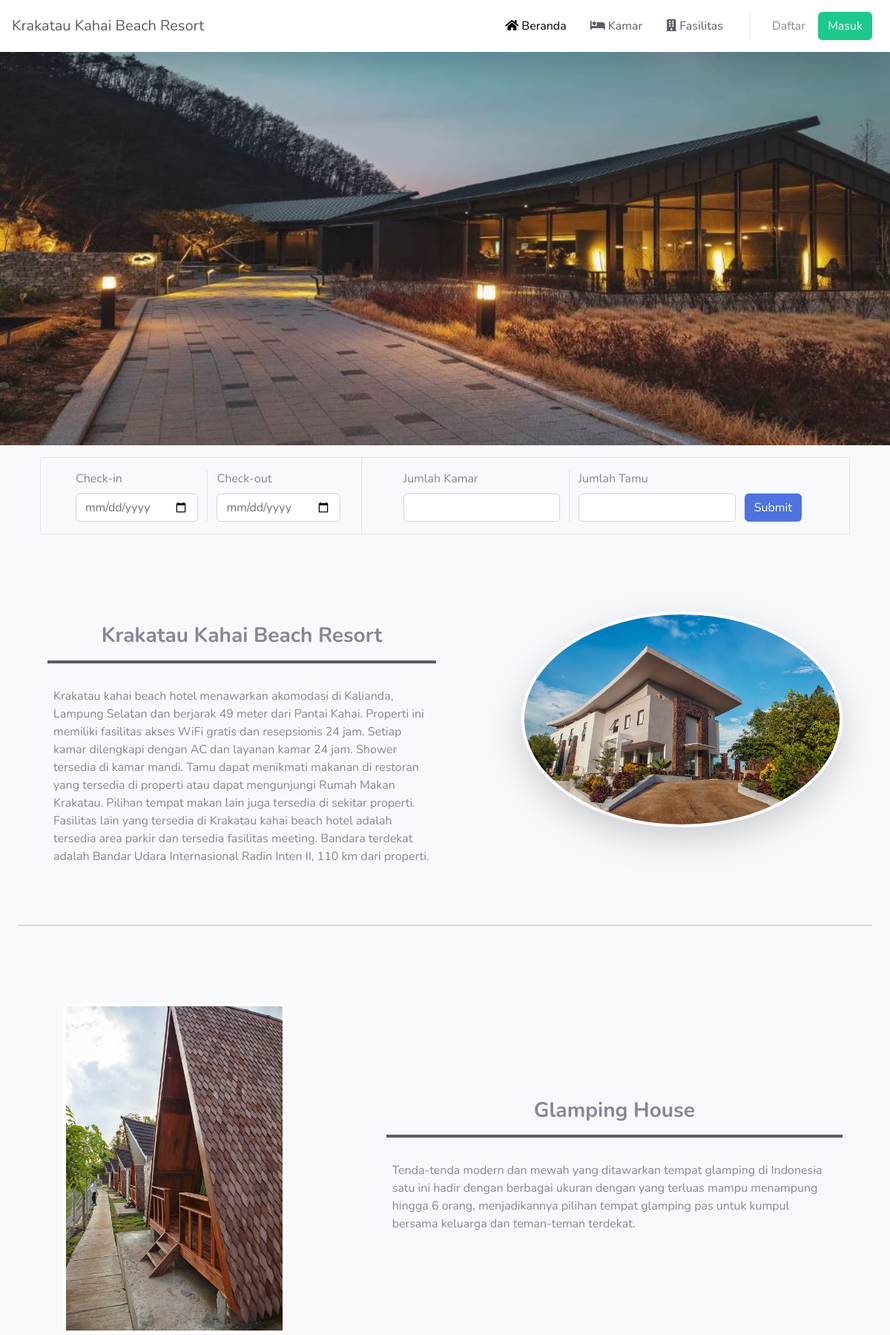
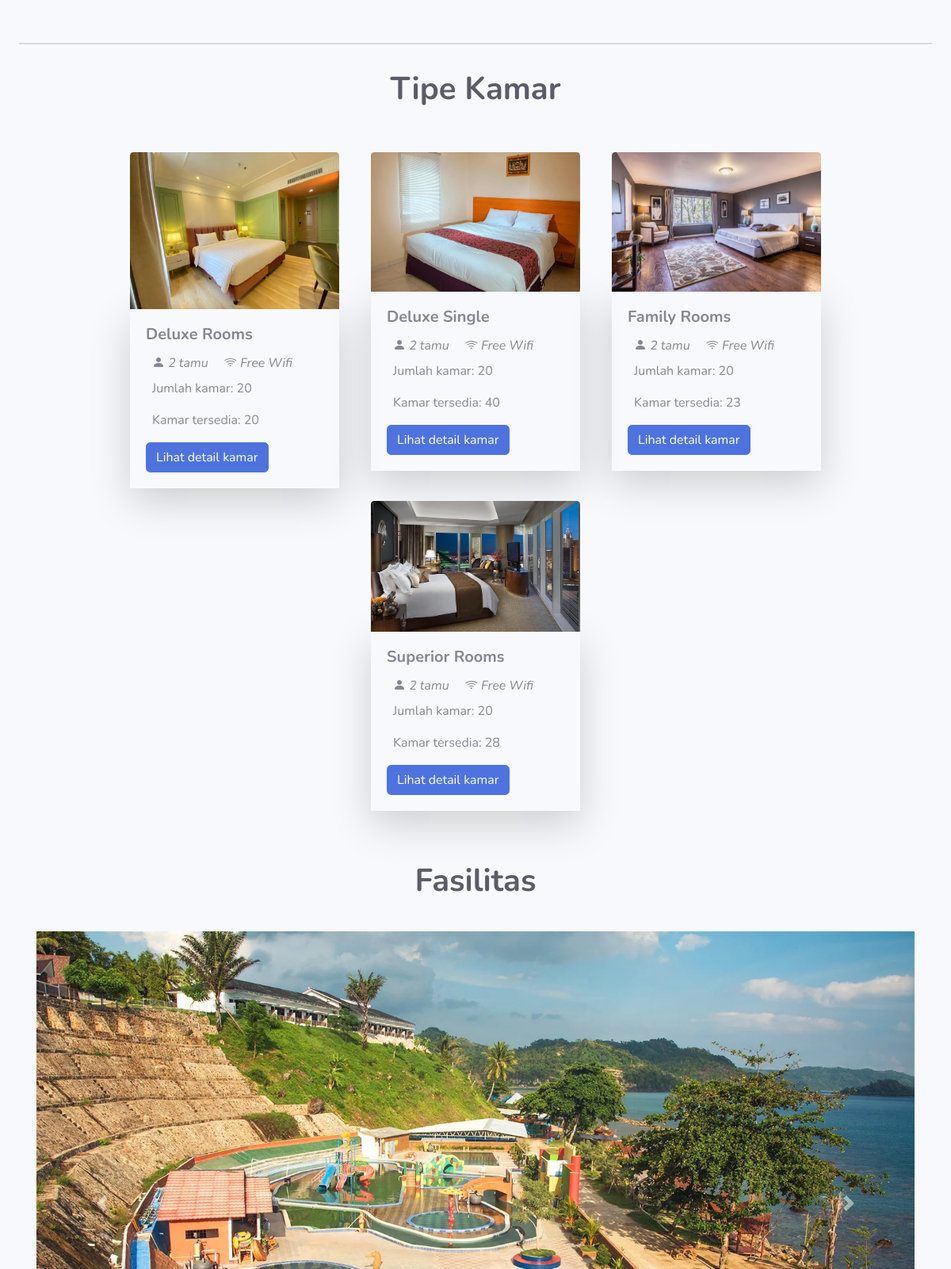
The page / (upper part) on the database its author committed (2 pictures, top to bottom).
### tables this page shows
CREATE TABLE `kamar` (
  `id` int(11) NOT NULL,
  `tipe_kamar` varchar(100) NOT NULL,
  `jumlah_kamar` varchar(100) NOT NULL,
  `kamar_tersedia` varchar(100) NOT NULL,
  `harga_kamar` varchar(20) NOT NULL,
  `total_harga` int(100) NOT NULL,
  `banner` varchar(100) NOT NULL
);

### index.php (the view, shortened to what this page needs)
<?php
require './koneksi.php';
?>
<!DOCTYPE html>
<html lang="en">
<head>
    <link href="./layout/vendor/fontawesome-free/css/all.min.css" rel="stylesheet" type="text/css">
    <link href="https://cdn.jsdelivr.net/npm/bootstrap@5.1.3/dist/css/bootstrap.min.css" rel="stylesheet">
    <link rel="stylesheet" href="https://cdn.jsdelivr.net/npm/bootstrap-icons@1.10.3/font/bootstrap-icons.css">
    <link href="./layout/css/sb-admin-2.min.css" rel="stylesheet">
    <link rel="stylesheet" href="./style/main.css">
</head>
<body id="page-top">
    <div id="wrapper">
        <div id="content-wrapper" class="d-flex flex-column">
            <div id="content">
                <nav class="navbar navbar-expand navbar-light bg-transparant topbar fixed-top bg-white shadow-lg">
                    <a href="index.php" class="navbar-brand text-dark">Krakatau Kahai Beach Resort</a>
                    <ul class="navbar-nav ml-auto px-2">
                        <li class="nav-item">
                            <a class="nav-link" href="./index.php" id="userDropdown" aria-haspopup="true" aria-expanded="false">
                                <span class="mr-2 d-none d-lg-inline text-dark active"><i class="fas fa-home"></i> Beranda</span>
                            </a>
                        </li>
                        <li class="nav-item">
                            <a class="nav-link" href="./kamar-hotel.php" id="userDropdown" aria-haspopup="true" aria-expanded="false">
                                <span class="mr-2 d-none d-lg-inline text-dark"><i class="fas fa-bed"></i> Kamar</span>
                            </a>
                        </li>
                        <li class="nav-item">
                            <a class="nav-link" href="./fasilitas.php" id="userDropdown" aria-haspopup="true" aria-expanded="false">
                                <span class="mr-2 d-none d-lg-inline text-dark"><i class="fas fa-building"></i> Fasilitas</span>
                            </a>
                        </li>
                        <?php
                        if ($user == "") {
                        ?>
                            <li class="nav-item my-auto d-none d-lg-inline">
                                <a href="./daftar.php" class="btn">Daftar</a>
                                <a href="./login.php" class="btn btn-success">Masuk</a>
                            </li>
                        <?php
                        }
                        ?>
                    </ul>
                </nav>
                <section>
                    <img src="./img/hero-pict.jpg" alt="banner" class="d-block w-100 object-fit-cover" style="height: 600px;">
                    <div class="container">
                        <?php
                        if ($user == "") {
                        ?>
                            <form action="" method="post" class="my-3 w-full border">
                                <div class="d-sm-flex justify-content-center">
                                    <div class="d-flex border-right sm-w-50 p-3 mx-2">
                                        <div class="col-6 border-right">
                                            <label for="">Check-in</label>
                                            <input type="date" class="form-control" name="cek_in">
                                        </div>
                                        <div class="col-6">
                                            <label for="">Check-out</label>
                                            <input type="date" class="form-control" name="cek_out">
                                        </div>
                                    </div>
                                    <div class="row p-3 mx-2">
                                        <div class="md-d-flex d-flex">
                                            <div class="col-5 border-right">
                                                <label for="">Jumlah Kamar</label>
                                                <input type="number" class="form-control" name="jumlah">
                                            </div>
                                            <div class="col-5">
                                                <label for="">Jumlah Tamu</label>
                                                <input type="number" class="form-control" name="jml_tamu">
                                            </div>
                                            <input type="submit" class="btn btn-primary" style="margin-top: 32px;" name="btn_cek">
                                        </div>
                                    </div>
                                </div>
                            </form>
                        <?php
                        }
                        ?>
                    </div>
                    <div class="container-fluid pt-3 mt-5" style="min-height: 450px;">
                        <div class="container-fluid p-4 ">
                            <div class="row p-3 justify-content-between">
                                <div class="col-md-6 my-auto">
                                    <h3 class="font-weight-bold mb-4 border-bottom-dark text-center py-3">Krakatau Kahai Beach Resort</h3>
                                    <span class="d-block p-2">
                                        <p class="text-sm">Krakatau kahai beach hotel menawarkan akomodasi di Kalianda, Lampung Selatan dan berjarak 49 meter dari Pantai Kahai. Properti ini memiliki fasilitas akses WiFi gratis dan resepsionis 24 jam.
                                            Setiap kamar dilengkapi dengan AC dan layanan kamar 24 jam. Shower tersedia di kamar mandi.
                                            Tamu dapat menikmati makanan di restoran yang tersedia di properti atau dapat mengunjungi Rumah Makan Krakatau. Pilihan tempat makan lain juga tersedia di sekitar properti.
                                            Fasilitas lain yang tersedia di Krakatau kahai beach hotel adalah tersedia area parkir dan tersedia fasilitas meeting.
                                            Bandara terdekat adalah Bandar Udara Internasional Radin Inten II, 110 km dari properti.</p>
                                    </span>
                                </div>
                                <div class="col-md-5 text-center">
                                    <img src="img/hero/1.jpg" alt="" class="mx-auto img-thumbnail border-0 rounded-circle shadow-lg">
                                </div>
                            </div>
                        </div>
                        <hr>
                    </div>
                    <div class="container-fluid pt-3 mt-5" style="min-height: 450px;">
                        <div class="container-fluid p-4 ">
                            <div class="row p-3 justify-content-between">
                                <div class="col-md-4 text-center">
                                    <img src="img/glamping.jpg" alt="" width="300px" class="mx-auto img-thumbnail border-0 rounded">
                                </div>
                                <div class="col-md-7 my-auto">
                                    <h3 class="font-weight-bold mb-4 border-bottom-dark text-center py-3">Glamping House</h3>
                                    <span class="p-2 d-block">
                                        <p class="text-sm">Tenda-tenda modern dan mewah yang ditawarkan tempat glamping di Indonesia satu ini hadir dengan berbagai ukuran dengan yang terluas mampu menampung hingga 6 orang, menjadikannya pilihan tempat glamping pas untuk kumpul bersama keluarga dan teman-teman terdekat.</p>
                                    </span>
                                </div>
                            </div>
                        </div>
                        <hr>
                    </div>
                    <section id="kamar">
                        <h1 class="p-3 text-center text-dark" style="font-weight: bold;">Tipe Kamar</h1>
                        <div class="container-fluid py-3">
                            <div class="container-fluid d-flex justify-content-center p-2">
                                <div class="row d-flex justify-content-center">
                                    <?php
                                    $query = "SELECT * FROM kamar ORDER BY tipe_kamar ASC";
                                    $result = mysqli_query($conn, $query);
                                    while ($data = mysqli_fetch_assoc($result)) {
                                    ?>
                                        <div class="m-2" style="width: 18rem;">
                                            <img src="img/<?php echo $data['banner'] ?>" class="card-img-top object-fit-fill" alt="...">
                                            <div class="card-body shadow-lg">
                                                <h5 class="card-title fw-bold"><?php echo $data['tipe_kamar'] ?></h5>
                                                <i class="bi bi-person-fill mx-2"> 2 tamu</i>
                                                <i class="bi bi-wifi mx-2"> Free Wifi</i>
                                                <span class="p-2 d-block mb-2 fs-6">
                                                    <p class="card-text">Jumlah kamar: <?php echo $data['jumlah_kamar'] ?></p>
                                                    <p class="card-text">Kamar tersedia: <?php echo $data['kamar_tersedia'] ?></p>
                                                </span>
                                                <a href="kamar-hotel.php" class="btn btn-primary">Lihat detail kamar</a>
                                            </div>
                                        </div>
                                    <?php
                                    }
                                    ?>
                                </div>
                            </div>
                        </div>
                    </section>
                    <div class="container-fluid py-3">
                        <h1 class="text-center p-3 text-dark" style="font-weight: bold;">Fasilitas</h1>
                        <div class="container p-3 d-block justify-content-center">
                            <div id="carouselExampleCaptions" class="carousel slide" data-ride="carousel">
                                <div class="carousel-inner">
                                    <div class="carousel-item active">
                                        <img src="img/hero/fasilitas3.jpg" class="d-block w-100" alt="...">
                                    </div>
                                </div>
                                <button class="carousel-control-prev bg-transparent border-0" type="button" data-target="#carouselExampleCaptions" data-slide="prev">
                                    <span class="carousel-control-prev-icon" aria-hidden="true"></span>
                                </button>
                                <button class="carousel-control-next bg-transparent border-0" type="button" data-target="#carouselExampleCaptions" data-slide="next">
                                    <span class="carousel-control-next-icon" aria-hidden="true"></span>
                                </button>
                            </div>
                        </div>
                    </div>
                </section>
            </div>
        </div>
    </div>
</body>
</html>

### style/main.css (style rules this page uses)
.active { color: black !important; }

### rows shown on the page
kamar: banner (picture), tipe_kamar "Deluxe Rooms", jumlah_kamar "20", kamar_tersedia "20"
kamar: banner (picture), tipe_kamar "Deluxe Single", jumlah_kamar "20", kamar_tersedia "40"
kamar: banner (picture), tipe_kamar "Family Rooms", jumlah_kamar "20", kamar_tersedia "23"
kamar: banner (picture), tipe_kamar "Superior Rooms", jumlah_kamar "20", kamar_tersedia "28"
